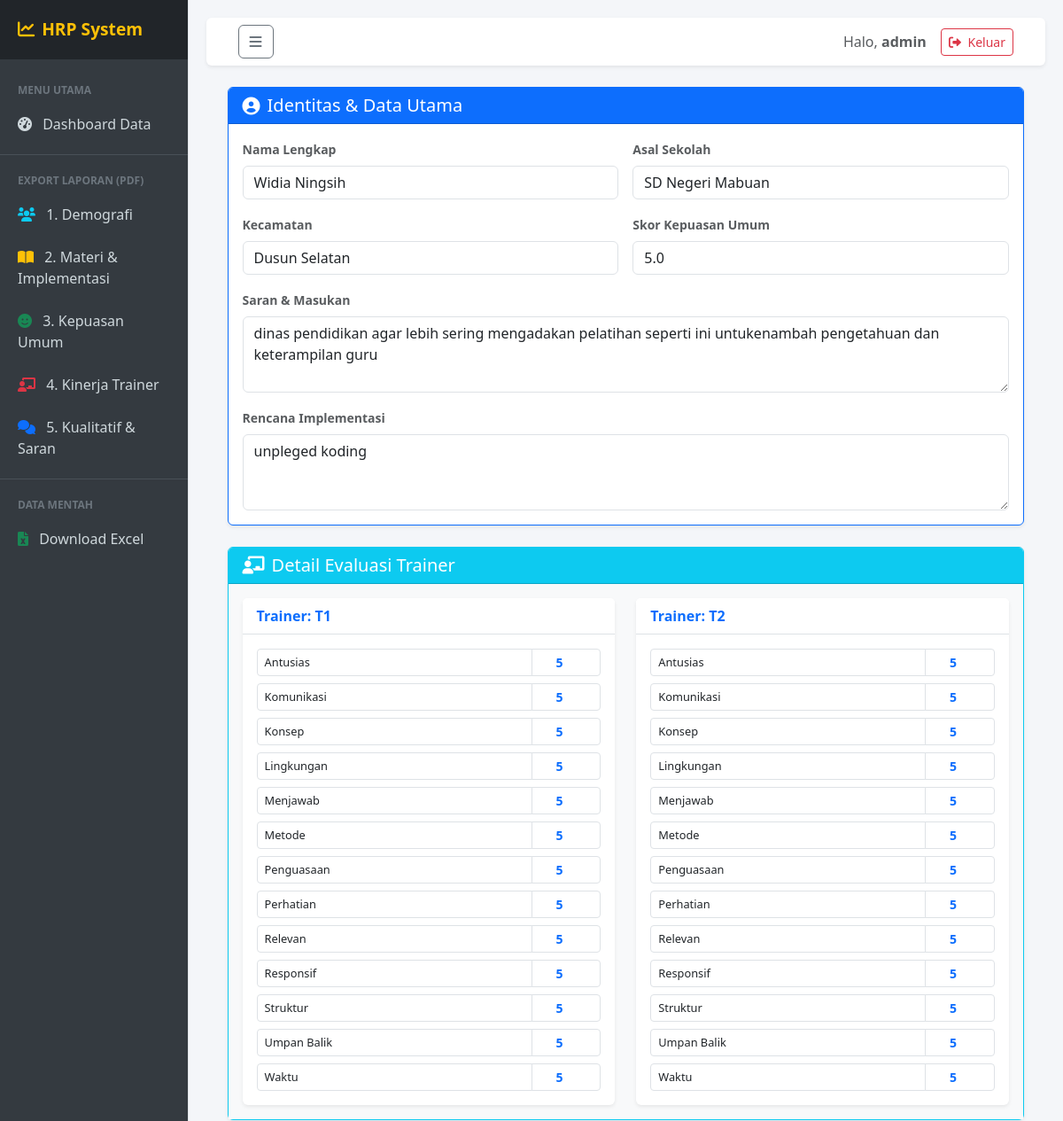
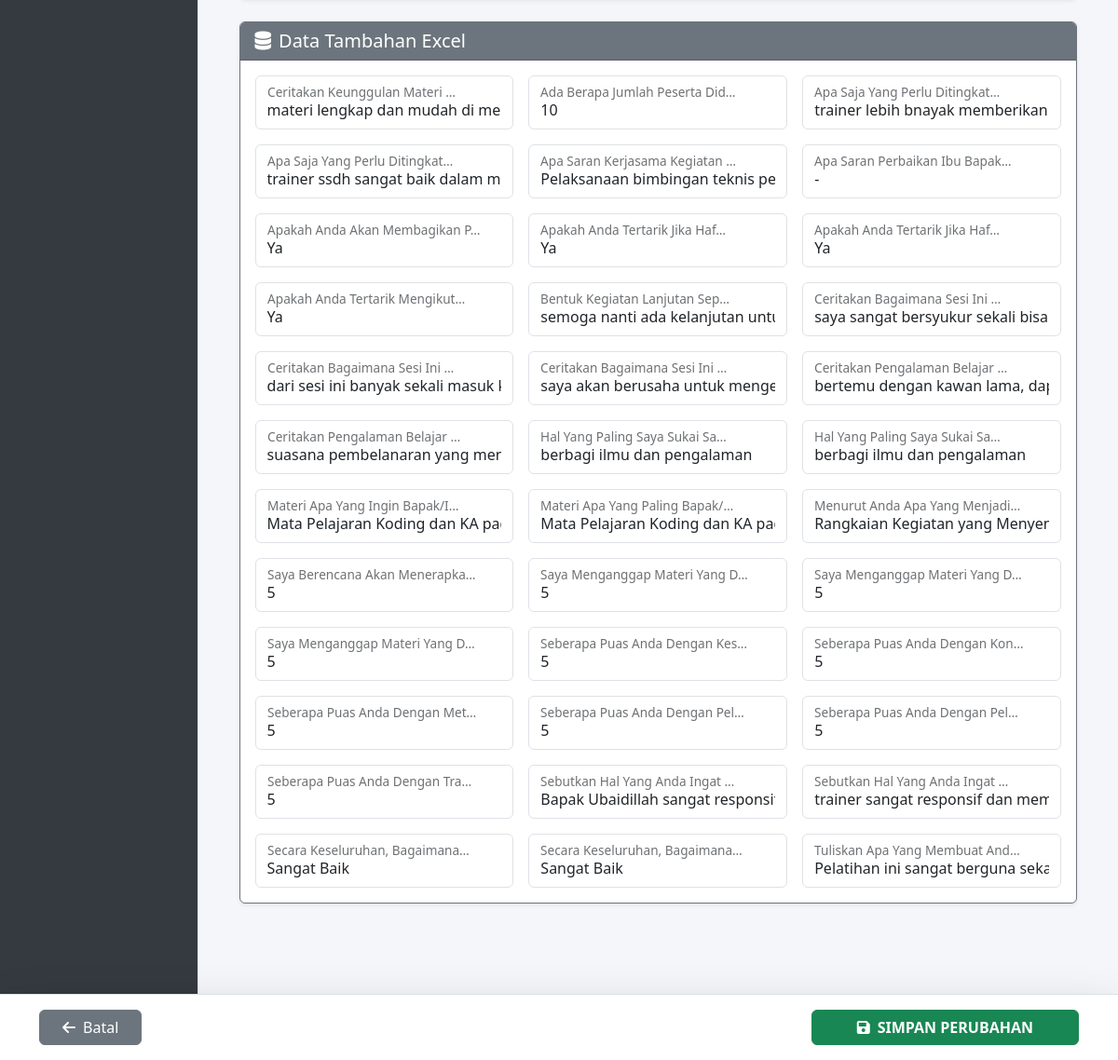
Page /edit/497/ (signed in) on the committed database (2 pictures, top to bottom).
### reporting/models.py (models this page shows, shortened)
class Peserta(models.Model):
    nama = models.CharField(max_length=150)
    sekolah = models.CharField(max_length=200)
    kecamatan = models.CharField(max_length=100, blank=True, null=True)
    skor_kepuasan = models.FloatField(default=0)
    saran_masukan = models.TextField(blank=True, null=True)
    rencana_implementasi = models.TextField(blank=True, null=True)
    data_trainer = models.JSONField(default=dict, blank=True)
    created_at = models.DateTimeField(auto_now_add=True)

### reporting/views.py (the view)
# urls.py: path('edit/<int:id>/', views.edit_peserta, name='edit_peserta'),
@login_required
def edit_peserta(request, id):
    p = get_object_or_404(Peserta, id=id)
    json_data = p.data_trainer
    if isinstance(json_data, str):
        try: json_data = json.loads(json_data)
        except: json_data = {}
    if not isinstance(json_data, dict): json_data = {}
    form_fields = ['nama', 'sekolah', 'kecamatan', 'skor_kepuasan', 'saran_masukan', 'rencana_implementasi']
    trainer_groups = {} # Untuk menampung skor trainer
    general_fields = [] # Untuk data sisa (materi, dll)
    all_keys = sorted(json_data.keys())
    for key in all_keys:
        if key in form_fields:
            continue # Skip field utama
        val = json_data[key]
        if str(key).startswith("Train_"):
            parts = key.split('_')
            if len(parts) >= 3:
                trainer_name = parts[1]
                instrumen_label = " ".join(parts[2:]).replace('_', ' ').title()
                if trainer_name not in trainer_groups:
                    trainer_groups[trainer_name] = []
                trainer_groups[trainer_name].append({
                    'key': key,         # Nama asli untuk input name
                    'label': instrumen_label, # Nama cantik untuk label
                    'value': val
                })
        else:
            label_cantik = key.replace('_', ' ').title()
            general_fields.append({
                'key': key,
                'label': label_cantik,
                'value': val
            })
    trainer_groups = dict(sorted(trainer_groups.items()))
    if request.method == 'POST':
        form = PesertaForm(request.POST, instance=p)
        if form.is_valid():
            obj = form.save(commit=False)
            json_data['nama'] = obj.nama
            json_data['sekolah'] = obj.sekolah
            json_data['kecamatan'] = obj.kecamatan
            json_data['skor_kepuasan'] = obj.skor_kepuasan
            json_data['saran_masukan'] = obj.saran_masukan
            json_data['rencana_implementasi'] = obj.rencana_implementasi
            for key in json_data.keys():
                input_name = f"dynamic_{key}"
                if input_name in request.POST:
                    new_val = request.POST[input_name]
                    try:
                        if "." in new_val: json_data[key] = float(new_val)
                        else: json_data[key] = int(new_val)
                    except:
                        json_data[key] = new_val
            obj.data_trainer = json_data
            obj.save()
            messages.success(request, "Data berhasil diperbarui!")
            return redirect('home')
    else:
        form = PesertaForm(instance=p)
    context = {
        'form': form,
        'title': 'Edit Data Lengkap',
        'trainer_groups': trainer_groups, # Data Trainer Terpisah
        'general_fields': general_fields  # Data Umum Terpisah
    }
    return render(request, 'form_peserta.html', context)

### reporting/forms.py
class PesertaForm(forms.ModelForm):
    class Meta:
        model = Peserta
        fields = [
            'nama', 'sekolah', 'kecamatan',
            'skor_kepuasan', 'saran_masukan', 'rencana_implementasi'
        ]
        widgets = {
            'nama': forms.TextInput(attrs={'class': 'form-control'}),
            'sekolah': forms.TextInput(attrs={'class': 'form-control'}),
            'kecamatan': forms.TextInput(attrs={'class': 'form-control'}),
            'skor_kepuasan': forms.NumberInput(attrs={'class': 'form-control', 'step': '0.1', 'max': 5}),
            'saran_masukan': forms.Textarea(attrs={'class': 'form-control', 'rows': 3}),
            'rencana_implementasi': forms.Textarea(attrs={'class': 'form-control', 'rows': 3}),
        }

### templates/form_peserta.html (shortened to what this page needs)
{% extends 'base.html' %}
{% block content %}
<div class="container pb-5">
    <form method="post">
        <div class="row g-4 justify-content-center">
            <div class="col-md-12">
                <div class="card shadow-sm border-primary h-100">
                    <div class="card-header bg-primary text-white d-flex align-items-center">
                        <i class="fas fa-user-circle fa-lg me-2"></i>
                        <h5 class="mb-0">Identitas & Data Utama</h5>
                    </div>
                    <div class="card-body">
                        <div class="row g-3">
                            <div class="col-md-6">
                                <label class="form-label fw-bold small text-muted">Nama Lengkap</label>
                                {{ form.nama }}
                            </div>
                            <div class="col-md-6">
                                <label class="form-label fw-bold small text-muted">Asal Sekolah</label>
                                {{ form.sekolah }}
                            </div>
                            <div class="col-md-6">
                                <label class="form-label fw-bold small text-muted">Kecamatan</label>
                                {{ form.kecamatan }}
                            </div>
                            <div class="col-md-6">
                                <label class="form-label fw-bold small text-muted">Skor Kepuasan Umum</label>
                                {{ form.skor_kepuasan }}
                            </div>
                            <div class="col-12">
                                <label class="form-label fw-bold small text-muted">Saran & Masukan</label>
                                {{ form.saran_masukan }}
                            </div>
                            <div class="col-12">
                                <label class="form-label fw-bold small text-muted">Rencana Implementasi</label>
                                {{ form.rencana_implementasi }}
                            </div>
                        </div>
                    </div>
                </div>
            </div>
            {% if trainer_groups %}
            <div class="col-12">
                <div class="card shadow-sm border-info">
                    <div class="card-header bg-info text-white">
                        <h5 class="mb-0"><i class="fas fa-chalkboard-teacher me-2"></i>Detail Evaluasi Trainer</h5>
                    </div>
                    <div class="card-body bg-light">
                        <div class="row g-4">
                            {% for trainer, items in trainer_groups.items %}
                            <div class="col-md-6">
                                <div class="card h-100 border-0 shadow-sm">
                                    <div class="card-header bg-white border-bottom fw-bold text-primary">
                                        Trainer: {{ trainer }}
                                    </div>
                                    <div class="card-body">
                                        <div class="row g-2">
                                            {% for item in items %}
                                            <div class="col-12">
                                                <div class="input-group input-group-sm">
                                                    <span class="input-group-text bg-white text-wrap" style="width: 80%; font-size: 0.8rem;">
                                                        {{ item.label }}
                                                    </span>
                                                    <input type="number" name="dynamic_{{ item.key }}"
                                                           class="form-control text-center fw-bold text-primary"
                                                           value="{{ item.value }}" step="1" min="1" max="5">
                                                </div>
                                            </div>
                                            {% endfor %}
                                        </div>
                                    </div>
                                </div>
                            </div>
                            {% endfor %}
                        </div>
                    </div>
                </div>
            </div>
            {% endif %}
            {% if general_fields %}
            <div class="col-12">
                <div class="card shadow-sm border-secondary">
                    <div class="card-header bg-secondary text-white">
                        <h5 class="mb-0"><i class="fas fa-database me-2"></i>Data Tambahan Excel</h5>
                    </div>
                    <div class="card-body">
                        <div class="row g-3">
                            {% for item in general_fields %}
                            <div class="col-md-4">
                                <div class="form-floating">
                                    <input type="text" class="form-control"
                                           id="gen_{{ item.key }}"
                                           name="dynamic_{{ item.key }}"
                                           value="{{ item.value }}"
                                           placeholder="{{ item.label }}">
                                    <label for="gen_{{ item.key }}">{{ item.label|truncatechars:30 }}</label>
                                </div>
                            </div>
                            {% endfor %}
                        </div>
                    </div>
                </div>
            </div>
            {% endif %}
        </div>
        <div class="fixed-bottom bg-white border-top p-3 shadow-lg" style="z-index: 1030;">
            <div class="container d-flex justify-content-between">
                <a href="{% url 'home' %}" class="btn btn-secondary px-4">
                    <i class="fas fa-arrow-left me-2"></i>Batal
                </a>
                <button type="submit" class="btn btn-success px-5 fw-bold">
                    <i class="fas fa-save me-2"></i>SIMPAN PERUBAHAN
                </button>
            </div>
        </div>
        <div style="height: 100px;"></div>
    </form>
</div>
{% endblock %}

### templates/base.html (shortened to what this page needs)
<!DOCTYPE html>
<html lang="id">
<head>
    <link href="https://cdn.jsdelivr.net/npm/bootstrap@5.3.0/dist/css/bootstrap.min.css" rel="stylesheet">
    <link rel="stylesheet" href="https://cdnjs.cloudflare.com/ajax/libs/font-awesome/6.0.0/css/all.min.css">
</head>
<body>
    <div class="d-flex" id="wrapper">
        <div class="border-end" id="sidebar-wrapper">
            <div class="sidebar-heading">
                <i class="fas fa-chart-line me-2"></i>HRP System
            </div>
            <div class="list-group list-group-flush mt-3">
                <div class="sidebar-label">Menu Utama</div>
                <a href="{% url 'home' %}" class="list-group-item list-group-item-action">
                    <i class="fas fa-tachometer-alt me-2"></i> Dashboard Data
                </a>
                <div class="sidebar-divider"></div>
                <div class="sidebar-label">Export Laporan (PDF)</div>
                <a href="{% url 'download_pdf_table' %}" class="list-group-item list-group-item-action">
                    <i class="fas fa-users me-2 text-info"></i> 1. Demografi
                </a>
                <a href="{% url 'download_report_materi' %}" class="list-group-item list-group-item-action">
                    <i class="fas fa-book-open me-2 text-warning"></i> 2. Materi & Implementasi
                </a>
                <a href="{% url 'download_report_kepuasan' %}" class="list-group-item list-group-item-action">
                    <i class="fas fa-smile me-2 text-success"></i> 3. Kepuasan Umum
                </a>
                <a href="{% url 'download_report_trainer' %}" class="list-group-item list-group-item-action">
                    <i class="fas fa-chalkboard-teacher me-2 text-danger"></i> 4. Kinerja Trainer
                </a>
                <a href="{% url 'download_report_qualitative' %}" class="list-group-item list-group-item-action">
                    <i class="fas fa-comments me-2 text-primary"></i> 5. Kualitatif & Saran
                </a>
                <div class="sidebar-divider"></div>
                <div class="sidebar-label">Data Mentah</div>
                <a href="{% url 'download_excel' %}" class="list-group-item list-group-item-action">
                    <i class="fas fa-file-excel me-2 text-success"></i> Download Excel
                </a>
            </div>
        </div>
        <div id="page-content-wrapper">
            <nav class="navbar navbar-expand-lg navbar-light bg-white shadow-sm rounded mb-4 px-4">
                <div class="container-fluid">
                    <button class="btn btn-outline-secondary" id="menu-toggle"><i class="fas fa-bars"></i></button>
                    <div class="ms-auto d-flex align-items-center">
                        <span class="me-3 text-muted">Halo, <strong>{{ user.username }}</strong></span>
                        <form action="{% url 'logout' %}" method="post">
                            <button class="btn btn-sm btn-outline-danger">
                                <i class="fas fa-sign-out-alt me-1"></i> Keluar
                            </button>
                        </form>
                    </div>
                </div>
            </nav>
            <div class="container-fluid">
                {% block content %}{% endblock %}
            </div>
        </div>
    </div>
</body>
</html>

### templates/base.html (style rules this page uses)
body { background-color: #f4f6f9; overflow-x: hidden; }
#sidebar-wrapper { min-height: 100vh; width: 260px; margin-left: 0; transition: margin 0.25s ease-out; background-color: #343a40; color: #fff; }
#sidebar-wrapper .sidebar-heading { padding: 1.2rem 1.25rem; font-size: 1.2rem; font-weight: bold; background-color: #212529; color: #ffc107; }
#sidebar-wrapper .list-group-item { background-color: #343a40; color: #cfd8dc; border: none; padding: 12px 20px; }
.sidebar-divider { height: 1px; background-color: #495057; margin: 10px 0; }
.sidebar-label { font-size: 0.75rem; text-transform: uppercase; color: #6c757d; padding: 10px 20px 5px; font-weight: bold; }
#page-content-wrapper { width: 100%; padding: 20px; }

### rows in the picture
Peserta: nama "Widia Ningsih", sekolah "SD Negeri Mabuan", kecamatan "Dusun Selatan", skor_kepuasan "5.0", saran_masukan "dinas pendidikan agar lebih sering mengadakan pelatihan seperti ini untukenambah pengetahuan dan keterampilan guru", rencana_implementasi "unpleged koding"

### other values in the picture
{{ user.username }} "admin"
{{ trainer }} "T1" "T2"
{{ item.label }} "Antusias" "Komunikasi" "Konsep" "Lingkungan" "Menjawab" "Metode" "Penguasaan" "Perhatian" "Relevan" "Responsif" "Struktur" "Umpan Balik" "Waktu" "Antusias" "Komunikasi" "Konsep" "Lingkungan" "Menjawab" "Metode" "Penguasaan" "Perhatian" "Relevan" "Responsif" "Struktur" "Umpan Balik" "Waktu"
